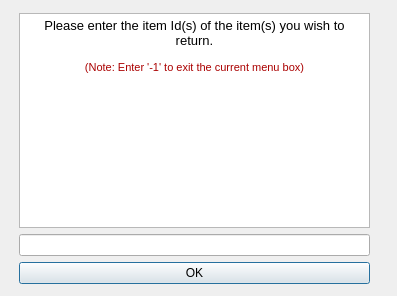
<?xml version="1.0" encoding="UTF-8"?>
<ui version="4.0">
 <class>ReturnEquip</class>
 <widget class="QDialog" name="ReturnEquip">
  <property name="geometry">
   <rect>
    <x>0</x>
    <y>0</y>
    <width>397</width>
    <height>296</height>
   </rect>
  </property>
  <property name="windowTitle">
   <string>Dialog</string>
  </property>
  <widget class="QWidget" name="">
   <property name="geometry">
    <rect>
     <x>19</x>
     <y>13</y>
     <width>351</width>
     <height>271</height>
    </rect>
   </property>
   <layout class="QVBoxLayout" name="verticalLayout">
    <item>
     <widget class="QTextEdit" name="textEdit">
      <property name="html">
       <string>&lt;!DOCTYPE HTML PUBLIC &quot;-//W3C//DTD HTML 4.0//EN&quot; &quot;http://www.w3.org/TR/REC-html40/strict.dtd&quot;&gt;
&lt;html&gt;&lt;head&gt;&lt;meta name=&quot;qrichtext&quot; content=&quot;1&quot; /&gt;&lt;style type=&quot;text/css&quot;&gt;
p, li { white-space: pre-wrap; }
&lt;/style&gt;&lt;/head&gt;&lt;body style=&quot; font-family:'MS Shell Dlg 2'; font-size:8pt; font-weight:400; font-style:normal;&quot;&gt;
&lt;p align=&quot;center&quot; style=&quot; margin-top:0px; margin-bottom:0px; margin-left:0px; margin-right:0px; -qt-block-indent:0; text-indent:0px;&quot;&gt;&lt;span style=&quot; font-size:10pt;&quot;&gt;Please enter the item Id(s) of the item(s) you wish to return.&lt;/span&gt;&lt;/p&gt;
&lt;p align=&quot;center&quot; style=&quot;-qt-paragraph-type:empty; margin-top:0px; margin-bottom:0px; margin-left:0px; margin-right:0px; -qt-block-indent:0; text-indent:0px;&quot;&gt;&lt;br /&gt;&lt;/p&gt;
&lt;p align=&quot;center&quot; style=&quot; margin-top:0px; margin-bottom:0px; margin-left:0px; margin-right:0px; -qt-block-indent:0; text-indent:0px;&quot;&gt;&lt;span style=&quot; color:#aa0000;&quot;&gt;(Note: Enter '-1' to exit the current menu box)&lt;/span&gt;&lt;/p&gt;&lt;/body&gt;&lt;/html&gt;</string>
      </property>
     </widget>
    </item>
    <item>
     <widget class="QLineEdit" name="lineEdit_id"/>
    </item>
    <item>
     <widget class="QPushButton" name="pushButton_OK">
      <property name="text">
       <string>OK</string>
      </property>
     </widget>
    </item>
   </layout>
  </widget>
 </widget>
 <resources/>
 <connections/>
</ui>
